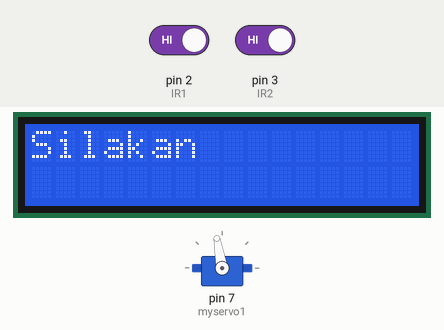
Recording of a sketch running on a simulated Arduino Uno, built with avr-gcc and run on an emulated ATmega328P. On the bench: 16×2 character LCD, servo. The inputs (shaded band) are chosen by the test bench; at power-on: pin 3 (IR2) HIGH, pin 2 (IR1) HIGH.

Above: at 4.3 s.
4.4 s: pin 3 (IR2) driven LOW
At 6.4 s:
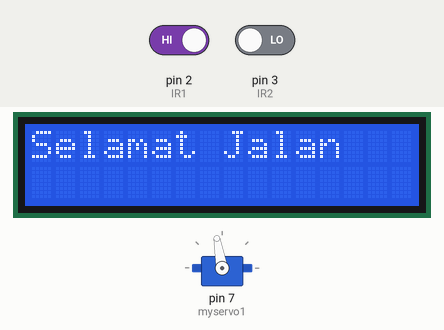
At 7.9 s:
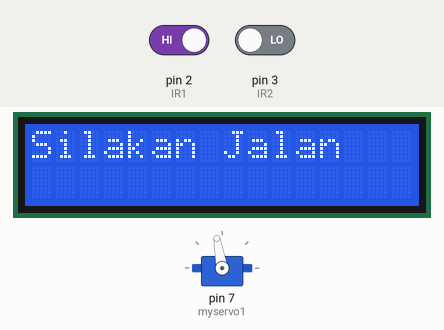
8.6 s: pin 2 (IR1) driven LOW
At 11.4 s:
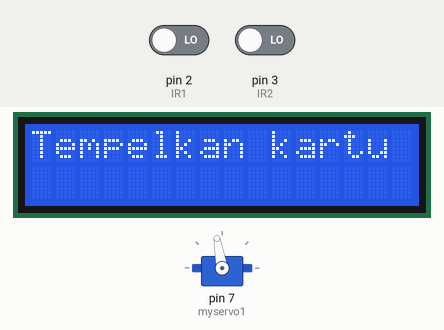
11.7 s: pin 3 (IR2) driven HIGH
Timing chart, 0 to 14.7 s (numbered marks = the images above; inputs shaded):
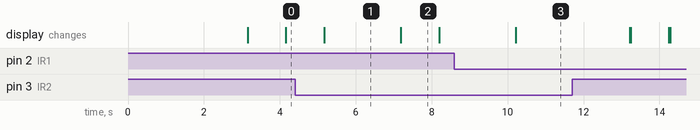

Measured:
- after the input at 4.4 s, the display: changes after 0.78 s (image 1)
- after the input at 8.6 s, the display: changes after 1.6 s (image 3)
- what the display in image 1 shows lasts 2.0 s, from 5.2 s to 7.2 s
- what the display in image 2 shows lasts 1.0 s, from 7.2 s to 8.2 s

The sketch:

project_palang_toll_6.ino
```cpp
#include <SPI.h>
#include <Wire.h>
#include <RFID.h>
#include <LiquidCrystal_I2C.h>
LiquidCrystal_I2C lcd(0x27, 16, 2);
#include <Servo.h>

Servo myservo1;

#define sda 10
#define rst 9

int IR1 = 2;
int IR2 = 3;

int flag1 = 0;
int flag2 = 0;

RFID rfid(sda, rst);

byte validID[] = {195, 37, 76, 254, 84};

int saldo = 10000;
int tarif = 5000;

void setup() {
  Serial.begin(9600);
  SPI.begin();
  rfid.init();

  lcd.begin();
  lcd.backlight();

  // Pesan awal di LCD
  lcd.setCursor(1,0);
  lcd.print("Project Palang ");
  lcd.setCursor(1,1);
  lcd.print("Pintu TOL");
  delay(3000);
  lcd.clear();

  pinMode(IR1, INPUT);
  pinMode(IR2, INPUT);

  myservo1.attach(7);
  myservo1.write(100);
}

void loop() {
  if (digitalRead(IR1) == LOW && flag1 == 0) {
    flag1 = 1; // Set flag untuk mendeteksi mobil
    myservo1.write(100); // Palang tetap tertutup

    // Minta pengemudi menempelkan kartu
    lcd.setCursor(0,0);
    lcd.print("Tempelkan kartu");
    delay(3000);
    lcd.clear();
  }

  if (flag1 == 1 && cekRFID()) {
    if (saldo >= tarif) {
      bayarTol();
      myservo1.write(0);
      lcd.setCursor(0, 0);
      lcd.print("   Terimakasih");
      delay(3000);
      lcd.clear();
      flag1 = 0;
    } else {
      lcd.setCursor(0, 0);
      lcd.print("Saldo tidak cukup");
      delay(3000);
      lcd.clear();
      flag1 = 0; // Reset flag
    }
  }
  else {
      lcd.setCursor(0, 0);
      lcd.print("Silakan");
      delay(1000);
      lcd.clear();
  }

  if (digitalRead(IR2) == LOW && flag2 == 0) {
          lcd.setCursor(0, 0);
      lcd.print("Selamat Jalan");
    flag2 = 1;
    delay(2000);
    myservo1.write(100);
    flag2 = 0;
  }
}

bool cekRFID() {
  if (rfid.isCard()) {
    if (rfid.readCardSerial()) {
      bool isValid = true;

      for (int i = 0; i < 5; i++) {
        if (rfid.serNum[i] != validID[i]) {
          isValid = false;
          break;
        }
      }
      return isValid;
    }
  }
  return false;
}

void bayarTol() {
  saldo -= tarif;
  lcd.clear();
  lcd.setCursor(0, 0);
  lcd.print("Pembayaran sukses");
  lcd.setCursor(0, 1);
  lcd.print("Sisa saldo: ");
  lcd.print(saldo);
  delay(3000);
  lcd.clear();
}
```
